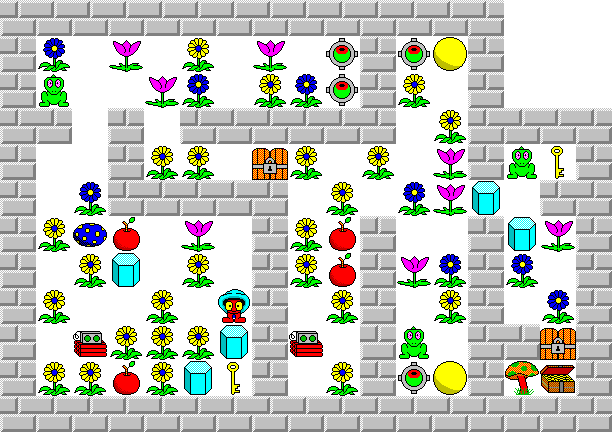

This is a level from a 2D game, rendered from its Tiled map with the project's own tilesets. A one-line summary and the map file follow, with tile-layer data summarised:
An orthogonal 17x12 tile map with 36x36 px tiles, 2 tile layers (ground, hazard).

<map version="1.0" orientation="orthogonal" width="17" height="12" tilewidth="36" tileheight="36">
 <tileset firstgid="1" name="tileset" tilewidth="36" tileheight="36">
  <image source="tileset.png" width="256" height="256" />
 </tileset>
 <layer name="ground" width="17" height="12">
  <data>[204 cells, 204 non-empty, 1 distinct tile ids]</data>
 </layer>
 <layer name="hazard" width="17" height="12">
  <data>[204 cells, 157 non-empty, 16 distinct tile ids]</data>
 </layer>
</map>
